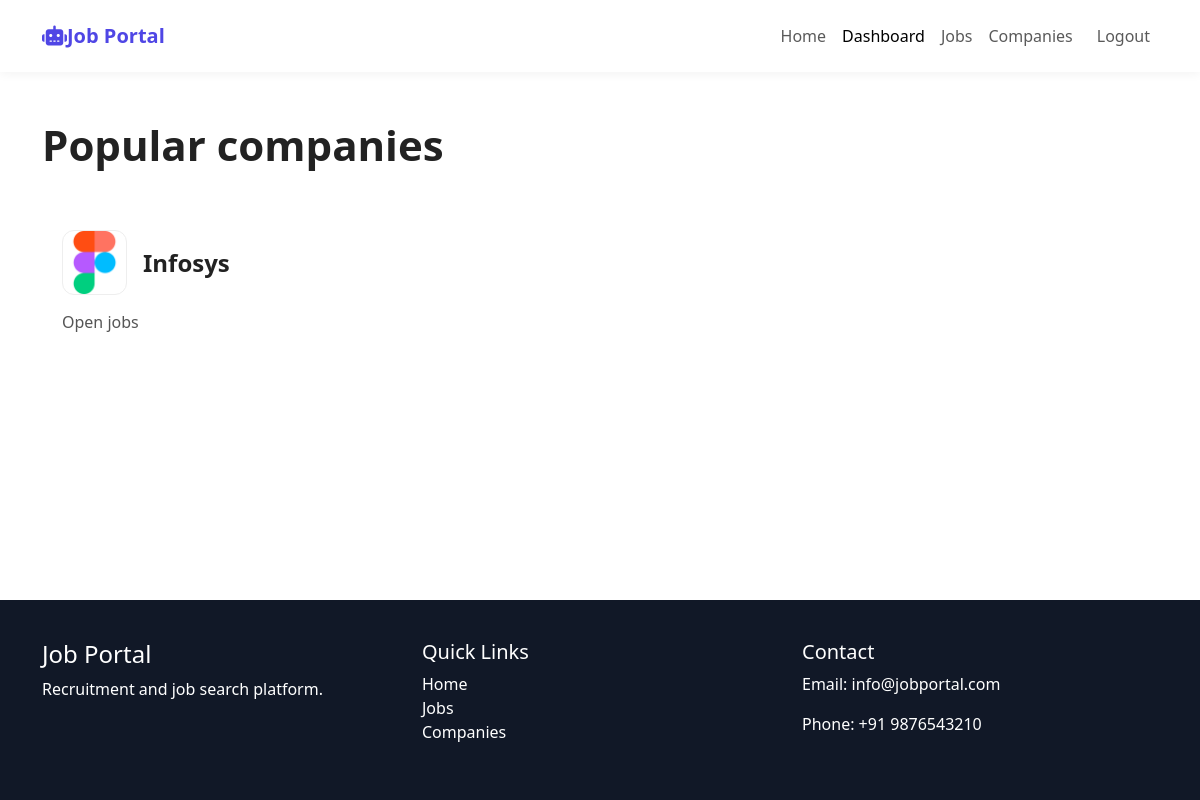
/employer/ (signed in), run on the app's committed database.
### employer/models.py (models this page shows, shortened)
class Company(models.Model):
    user = models.OneToOneField(
        settings.AUTH_USER_MODEL,
        on_delete=models.CASCADE
    )
    COMPANY_SIZE_CHOICES = [
        ('1-10', '1-10 Employees'),
        ('11-50', '11-50 Employees'),
        ('51-200', '51-200 Employees'),
        ('201-500', '201-500 Employees'),
        ('501-1000', '501-1000 Employees'),
        ('1001+', '1001+ Employees'),
    ]
    company_name = models.CharField(max_length=200)
    logo = models.ImageField(upload_to='company_logos/', blank=True, null=True)
    industry = models.ForeignKey(
        Industry,
        on_delete=models.CASCADE
    )
    website = models.URLField(blank=True, null=True)
    linkedin_url = models.URLField(blank=True, null=True)
    facebook_url = models.URLField(blank=True, null=True)
    email = models.EmailField()
    phone = models.CharField(max_length=15)
    address = models.TextField()
    city = models.CharField(max_length=100)
    state = models.CharField(max_length=100)
    country = models.CharField(max_length=100)
    company_size = models.CharField(
                    max_length=20,
                    choices=COMPANY_SIZE_CHOICES
                )
    description = models.TextField(blank=True, null=True)
    founded_year = models.PositiveIntegerField(blank=True, null=True)
    is_verified = models.BooleanField(default=False)
    created_at = models.DateTimeField(auto_now_add=True)

### employer/views.py (the view)
# urls.py: path('', views.companies, name='companies'),
def companies(request):
    companies = Company.objects.filter(is_verified=True)
    return render(request,'employer/companies.html',{"companies":companies})

### templates/employer/companies.html (shortened to what this page needs)
{% extends 'base.html' %}
{% load static %}
{%  block css %}
  <link rel="stylesheet" href="{% static 'css/style.css' %}">
  <link rel="stylesheet" href="{% static 'css/companies.css' %}">
   {% endblock %}
{% block content %}
<section class="py-5">
    <div class="container">
        <h2 class="section-title">
            Popular companies
        </h2>
        <div class="row g-4">
        {% for com in companies %}
            <div class="col-lg-4 col-md-6">
                <div class="company-card">
                    <div class="d-flex align-items-center gap-3">
                        <img src="/media/{{com.logo}}"
                             class="company-logo">
                        <div>
                            <div class="company-name">{{com.company_name}}</div>
                        </div>
                    </div>
                    <div class="company-links">
                        <a href="#">Open jobs</a>
                    </div>
                </div>
            </div>
        {% endfor %}
        </div>
    </div>
</section>
 {% endblock %}

### static/css/style.css (style rules this page uses)
body { font-family: Arial, sans-serif; background: #f5f7fb; display: flex; flex-direction: column; min-height: 100vh; }
html, body { height: 100%; margin: 0; }

### static/css/companies.css (style rules this page uses)
body { font-family: Arial, sans-serif; background:#f5f7fa; }
.section-title { font-size:42px; font-weight:700; color:#222; margin-bottom:40px; }
.company-card { background:#fff; border-radius:16px; padding:20px; transition:0.3s; height:100%; }
.company-logo { width:65px; height:65px; border-radius:12px; object-fit:cover; border:1px solid #eee; }
.company-name { font-size:24px; font-weight:700; color:#222; }
.company-links { display:flex; gap:20px; margin-top:15px; flex-wrap:wrap; }
.company-links a { text-decoration:none; color:#555; font-weight:500; }

### data on the page
Company: logo (picture), company_name "Infosys"
